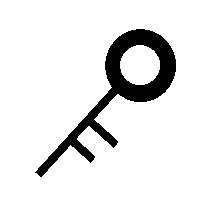
#> input picture 04-ImageProcessing/images/Timg_1.bmp, 200 x 200 px
$ python s13514.py
#> lines starting #> are read from the running program, lines starting #| are printed output that depends on the picture; after the words box and inside, x2 and y2 are one past the last pixel; in counts of white or black regions, pixels touching at a corner belong together
import cv2
#画像をグレースケールで読み込む
temp_1 =cv2.imread("images/Timg_1.bmp")
#> temp_1 is the input picture: shape (200, 200, 3); 89.5% white; 1 black region, box (x1, y1, x2, y2) and area: (35, 29, 176, 177) 4208
data_1 =cv2.imread("images/img_1.bmp")
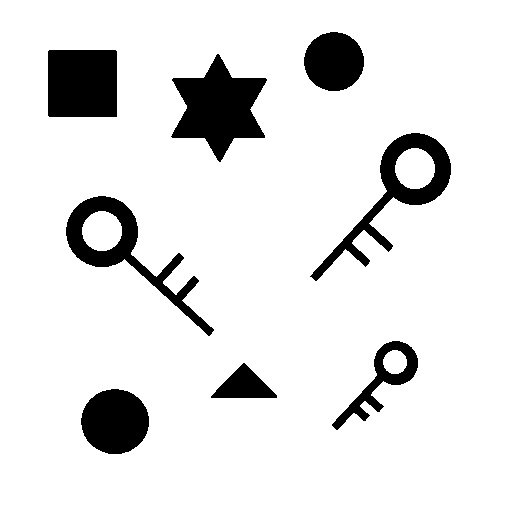
#> input picture 04-ImageProcessing/images/img_1.bmp, 512 x 512 px
#> data_1 is the input picture: shape (512, 512, 3); 89.4% white; 8 black regions, largest, box (x1, y1, x2, y2) and area: (171, 54, 267, 162) 5506, (48, 50, 117, 117) 4620, (66, 196, 214, 336) 4141
temp_2 =cv2.imread("images/Timg_2.bmp")
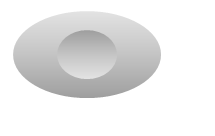
#> input picture 04-ImageProcessing/images/Timg_2.bmp, 215 x 136 px
#> temp_2 is the input picture: shape (136, 215, 3); min 158, max 255, mean 234.1
data_2 =cv2.imread("images/img_2.bmp")
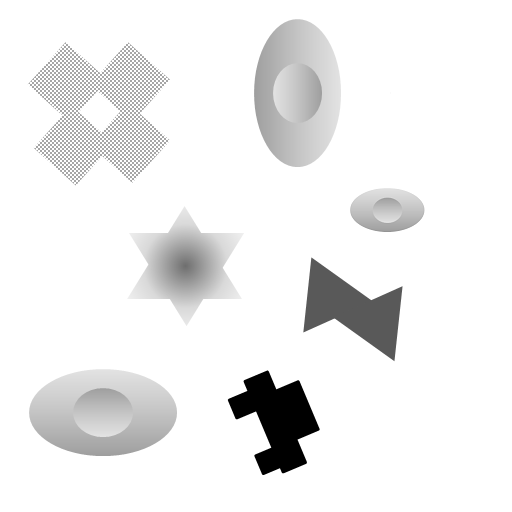
#> input picture 04-ImageProcessing/images/img_2.bmp, 512 x 512 px
#> data_2 is the input picture: shape (512, 512, 3); min 0, max 255, mean 238
#差の絶対値の和で画像の類似度を出す
match_1=cv2.matchTemplate(data_1, temp_1, cv2.TM_SQDIFF_NORMED)
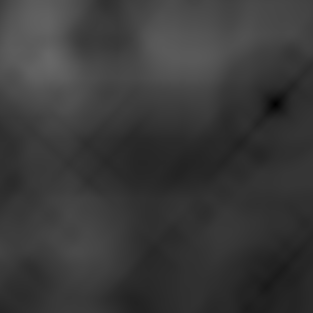
#> match_1: shape (313, 313) float32; min 0.00285, max 0.403, mean 0.226
match_2=cv2.matchTemplate(data_2, temp_2, cv2.TM_SQDIFF_NORMED)
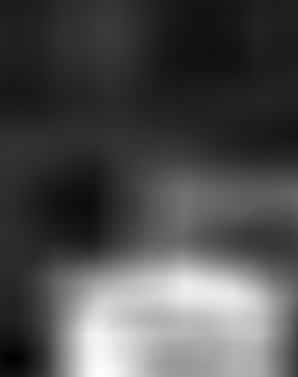
#> match_2: shape (377, 298) float32; min 0.000535, max 0.228, mean 0.0706; drawn with min black and max white

#match_～の最小の類似度をだす
min_val_1, max_val_1, min_loc_1, max_loc_1 = cv2.minMaxLoc(match_1)
#> min_val_1 = 0.00285; max_val_1 = 0.403; min_loc_1 = (275, 104); max_loc_1 = (48, 59)
min_val_2, max_val_2, min_loc_2, max_loc_2 = cv2.minMaxLoc(match_2)
#> min_val_2 = 0.000535; max_val_2 = 0.228; min_loc_2 = (15, 358); max_loc_2 = (101, 374)
#結果の出力
print("img_1.bmp", min_loc_1)
#| img_1.bmp (275, 104)
print("img_1.bmp", min_loc_2)
#| img_1.bmp (15, 358)
